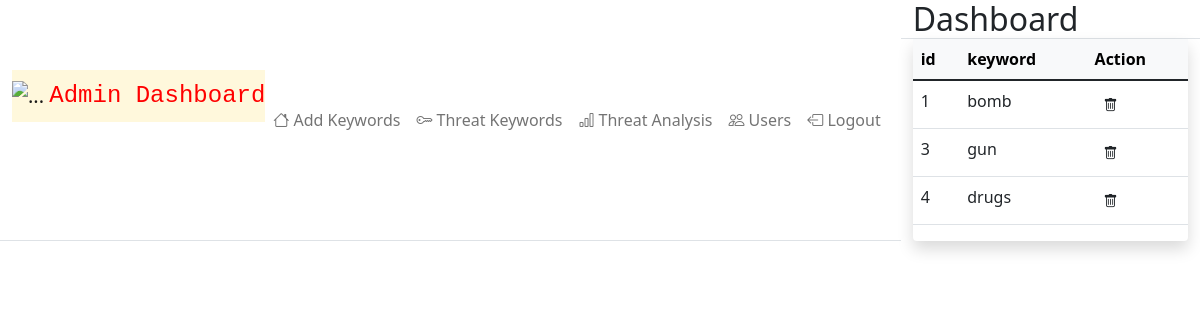
Page /dashboard/keywords on the earlier database version.
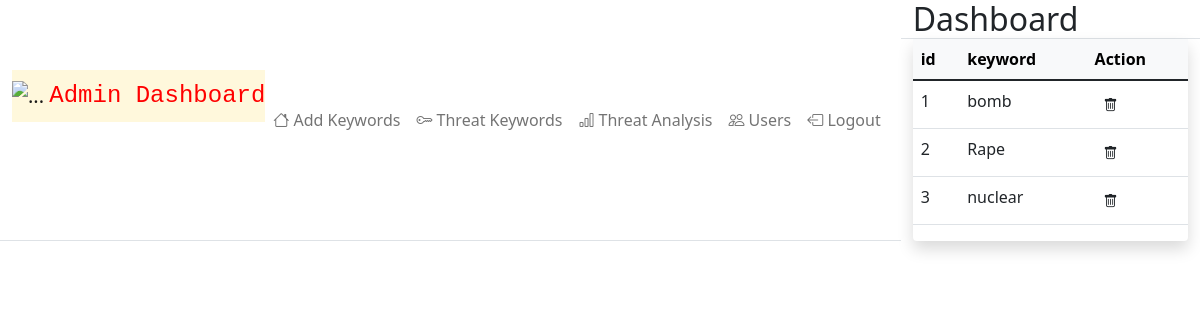
Same page on the later database version.
### tables this page shows
CREATE TABLE keywords(
    id INTEGER PRIMARY KEY AUTOINCREMENT,
    keyword TEXT NOT NULL
);

### app.py (the view)
@app.route('/dashboard/keywords')
def keywords():
    conn = sqlite3.connect('database.db')
    c = conn.cursor()
    c.execute("PRAGMA table_info(keywords);")
    headers = c.fetchall()
    c.execute("SELECT * FROM keywords")
    keywords = c.fetchall()
    c.close()
    conn.close()
    return render_template('dashboard.html', headers=headers, objects=keywords, object_name = "keywords")

### app.py (called while the page is built)
def get_db_connection():
    conn = sqlite3.connect('database.db')
    conn.row_factory = sqlite3.Row
    return conn

def init_db():
    with app.app_context():
        db = get_db_connection()
        if db.execute('SELECT name FROM sqlite_master WHERE type="table" AND name="users" OR name="email" OR name="keywords"').fetchone() is None:
            with app.open_resource('schema.sql') as f:
                db.executescript(f.read().decode('utf8'))
        else:
            pass
        db.commit()

@app.before_request
def before_request():
    init_db()

### templates/dashboard.html (shortened to what this page needs)
<!DOCTYPE html>
<html lang="en">
<head>
    <link href="https://cdn.jsdelivr.net/npm/bootstrap@5.1.3/dist/css/bootstrap.min.css" rel="stylesheet">
</head>
<body>
    <div class="d-flex flex-column flex-lg-row h-lg-full bg-surface-secondary">
        <nav class="navbar show navbar-vertical h-lg-screen navbar-expand-lg px-0 py-3 navbar-light bg-white border-bottom border-bottom-lg-0 border-end-lg"
            id="navbarVertical">
            <div class="container-fluid">
                <a class="navbar-brand py-lg-2 mb-lg-5 px-lg-6 me-0" href="#" style="background-color:cornsilk">
                    <img src="https://static.vecteezy.com/system/resources/previews/009/636/683/original/admin-3d-illustration-icon-png.png" alt="...">
                    <span style="font-family:'Courier New', Courier, monospace;font-size: 1.2em; vertical-align: middle;color: red;">Admin Dashboard</span>
                </a>
                <div class="collapse navbar-collapse" id="sidebarCollapse">
                    <ul class="navbar-nav">
                        <li class="nav-item">
                            <a class="nav-link" href="/dashboard/addkeywords">
                                <i class="bi bi-house"></i> Add Keywords
                            </a>
                        </li>
                        <li class="nav-item">
                            <a class="nav-link" href="/dashboard/keywords">
                                <i class="bi bi-key"></i> Threat Keywords
                            </a>
                        </li>
                        <li class="nav-item">
                            <a class="nav-link" href="/dashboard/threat">
                                <i class="bi bi-bar-chart"></i> Threat Analysis
                            </a>
                        </li>
                        <li class="nav-item">
                            <a class="nav-link" href="/dashboard/user">
                                <i class="bi bi-people"></i> Users
                            </a>
                        </li>
                    </ul>
                    <ul class="navbar-nav">
                        <li class="nav-item">
                            <a class="nav-link" href="/logout">
                                <i class="bi bi-box-arrow-left"></i> Logout
                            </a>
                        </li>
                    </ul>
                </div>
            </div>
        </nav>
        <div class="h-screen flex-grow-1 overflow-y-lg-auto">
            <header class="bg-surface-primary border-bottom pt-6">
                <div class="container-fluid">
                    <div class="mb-npx">
                        <div class="row align-items-center">
                            <div class="col-sm-6 col-12 mb-4 mb-sm-0">
                                <h1 class="h2 mb-0 ls-tight">Dashboard</h1>
                            </div>
                        </div>
                    </div>
                </div>
            </header>
            <main class="py-6 bg-surface-secondary">
                <div class="container-fluid">
                    <div class="card shadow border-0 mb-7">
                        {% if object_name == "addkeywords" %}
                        <div class="card-body">
                            <form action="/dashboard/addkeywords" method="POST">
                                <div class="mb-3">
                                    <label for="exampleFormControlInput1" class="form-label">Keyword</label>
                                    <input type="text" class="form-control" id="exampleFormControlInput1"
                                        placeholder="Enter Keyword" name="keyword">
                                </div>
                                <button type="submit" class="btn btn-primary">Submit</button>
                            </form>
                            {% else %}
                            <div class="table-responsive">
                                <table class="table table-hover table-nowrap">
                                    <thead class="table-light">
                                        <tr>
                                            {% for header in headers %}
                                            <th scope="col">{{ header[1] }}</th>
                                            {% endfor %}
                                            {% if object_name == "keywords" %}
                                            <th>
                                                Action
                                            </th>
                                            {% endif %}
                                        </tr>
                                    </thead>
                                    <tbody>
                                        {% for object in objects %}
                                        <tr onclick="location.href='/{{ object }}/{{ object[0] }}'">
                                            {% if object_name == "threat" %}
                                            {% for i in range(object|length) %}
                                            {% if i == 4 or i ==5 %}
                                            {{ pass }}
                                            {% else %}
                                            <td class="text-heading font-semibold">{{ object[i] }}</td>
                                            {% endif %}
                                            {% endfor %}
                                            <td class="text-start">
                                                {% for keyword in object[5].split(",") %}
                                                <a href="#" class="btn btn-sm btn-neutral">{{ keyword.strip() }}</a>
                                                {% endfor %}
                                            </td>
                                            {% else %}
                                            {% for i in range(object|length) %}
                                            <td class="text-heading font-semibold">{{ object[i] }}</td>
                                            {% endfor %}
                                            {% endif %}
                                            {% if object_name == "keywords" %}
                                            <td class="text-start">
                                                <a href="/dashboard/delkeywords/{{ object[0] }}"
                                                    class="btn btn-sm btn-neutral"><i class="bi bi-trash"></i></a>
                                            </td>
                                            {% endif %}
                                        </tr>
                                        {% endfor %}
                                    </tbody>
                                </table>
                            </div>
                            {% endif %}
                        </div>
                    </div>
            </main>
        </div>
    </div>
</body>
</html>

Differences in the rows shown:
removed keywords: id "4" "drugs"
added keywords: id "2" "Rape"
Other differences:
new list line: "nuclear"
list line gone: "gun"
